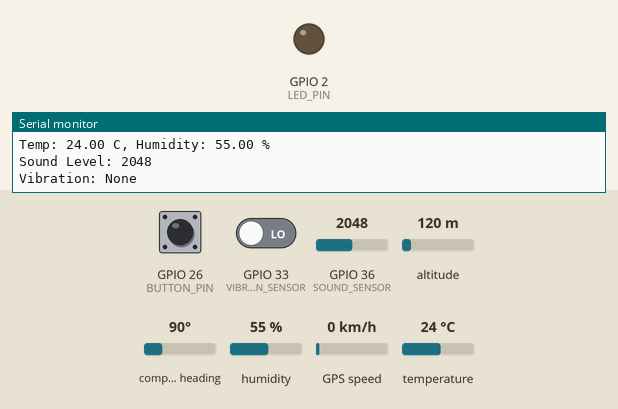
This sketch was run on a simulated ESP32. On the bench: output pins drawn as LEDs (lit = HIGH), the last lines printed to the serial monitor. Dashed ring = blinking. The inputs (shaded band) are chosen by the test bench; at power-on: GPIO 26 (BUTTON_PIN) HIGH, GPIO 33 (VIBRATION_SENSOR) LOW, GPIO 36 (SOUND_SENSOR) = 2048, altitude 120 m, compass heading 90°, humidity 55 %, GPS speed 0 km/h, temperature 24 °C. The GPS gets a fix after 3 s at 37.7749, -122.4194 with 8 satellites.

Above: at 1.2 s.
1.3 s: GPIO 26 (BUTTON_PIN) pulled LOW for 3.2 s
At 2.4 s:
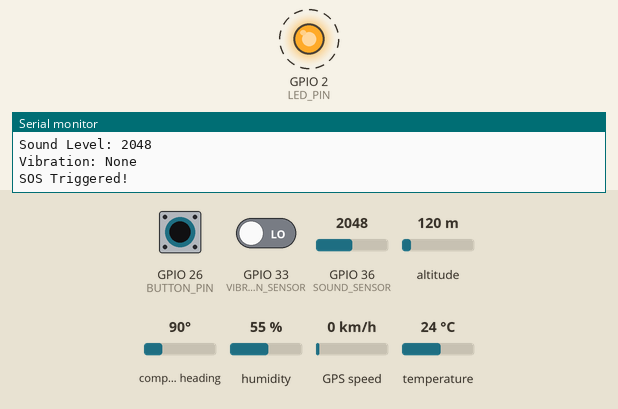
6.0 s: GPIO 33 (VIBRATION_SENSOR) driven HIGH
Timing chart, 0 to 9.0 s (numbered marks = the images above; inputs shaded):
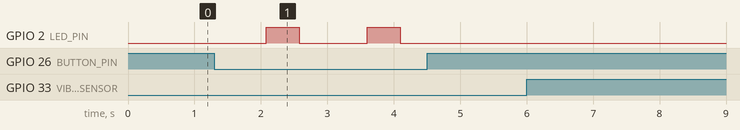

The sketch:

girlathon.ino
```cpp
#include <DHT.h>
#include <TinyGPS++.h>
#include <HardwareSerial.h>

#define DHTPIN 4
#define DHTTYPE DHT11

DHT dht(DHTPIN, DHTTYPE);
TinyGPSPlus gps;
HardwareSerial gpsSerial(2); // RX2 (GPIO16), TX2 (GPIO17)

#define SOUND_SENSOR A0 // GPIO36
#define VIBRATION_SENSOR 33
#define BUTTON_PIN 26
#define LED_PIN 2
void setup() {
  // put your setup code here, to run once:
 Serial.begin(115200);
  gpsSerial.begin(9600, SERIAL_8N1, 16, 17);

  dht.begin();

  pinMode(SOUND_SENSOR, INPUT);
  pinMode(VIBRATION_SENSOR, INPUT);
  pinMode(BUTTON_PIN, INPUT_PULLUP);
  pinMode(LED_PIN, OUTPUT);

  Serial.println("ResQNet Initializing...");
}

void loop() {
  // put your main code here, to run repeatedly:
float temperature = dht.readTemperature();
  float humidity = dht.readHumidity();

  if (!isnan(temperature) && !isnan(humidity)) {
    Serial.print("Temp: ");
    Serial.print(temperature);
    Serial.print(" C, Humidity: ");
    Serial.print(humidity);
    Serial.println(" %");
  }

  // GPS Data
  while (gpsSerial.available()) {
    gps.encode(gpsSerial.read());
    if (gps.location.isUpdated()) {
      Serial.print("Location: ");
      Serial.print(gps.location.lat(), 6);
      Serial.print(", ");
      Serial.println(gps.location.lng(), 6);
    }
  }

  // Sound Sensor Reading
  int soundLevel = analogRead(SOUND_SENSOR);
  Serial.print("Sound Level: ");
  Serial.println(soundLevel);

  // Vibration Sensor
  int vibration = digitalRead(VIBRATION_SENSOR);
  Serial.print("Vibration: ");
  Serial.println(vibration == HIGH ? "Detected" : "None");

  // Button to trigger SOS (LED ON)
  if (digitalRead(BUTTON_PIN) == LOW) {
    Serial.println("SOS Triggered!");
    digitalWrite(LED_PIN, HIGH);
    delay(500);
    digitalWrite(LED_PIN, LOW);
  }

  delay(1000);
}
```

Measured:
- after the input at 1.3 s, GPIO 2 (LED_PIN): alternates HIGH for 0.50 s and LOW for 1.0 s, 4 changes in all, then stays LOW, starting after 0.78 s
